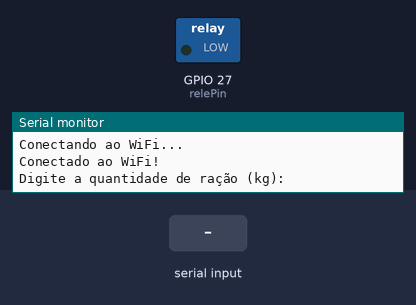
A sketch run on a simulated ESP32. Shown: switched loads named in the sketch (green lamp = pin HIGH), the last lines printed to the serial monitor. Inputs (shaded band) come from the test bench. WiFi joins after 1.5 s; servers stay silent unless stated; network time is answered at once with the bench clock; the local clock reads 2024-03-15 10:24:30 at power-on unless the sketch sets it.

Above: at 3.2 s.
3.3 s: "90,45\n" received over Serial
At 3.6 s:
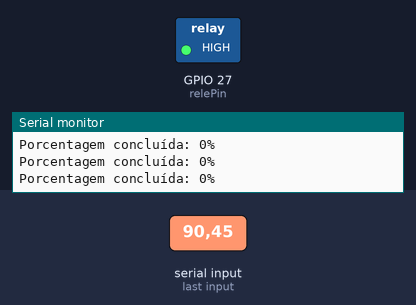
Timing chart, 0 to 6.3 s (numbered marks = the images above; inputs shaded):
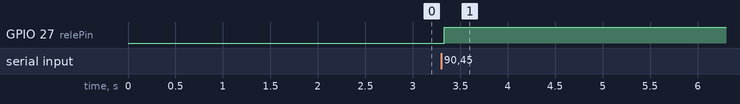

The sketch:

sketch_dec15a_copy_20231216124445.ino
```cpp
#include <WiFi.h>
#include <HTTPClient.h>
#include <NTPClient.h>
#include <WiFiUdp.h>

const char *ssid = "Marli";
const char *password = "Chacarabeijaflor@1975";
const char *sheetMonkeyURL = "https://api.sheetmonkey.io/form/fmkWMARMZDghhGNx7HgA28";
const int relePin = 27;  // Pino ao qual o relé está conectado
int tempoPara1Kg = 2000;  // Tempo em milissegundos para 1 kg

WiFiUDP ntpUDP;
NTPClient timeClient(ntpUDP, "pool.ntp.org");

void setup() {
  Serial.begin(115200);  // Inicia a comunicação serial para monitoramento
  pinMode(relePin, OUTPUT);  // Configura o pino do relé como saída

  // Conectar-se à rede WiFi
  WiFi.begin(ssid, password);
  while (WiFi.status() != WL_CONNECTED) {
    delay(1000);
    Serial.println("Conectando ao WiFi...");
  }
  Serial.println("Conectado ao WiFi!");

  // Inicializa o cliente de tempo (NTP)
  timeClient.begin();

  // Configuração do fuso horário do Brasil (GMT-3)
  timeClient.setTimeOffset(-3 * 3600);  // Ajuste de fuso horário em segundos
}

void loop() {
  // Lê a entrada do usuário e converte para um valor numérico
  int QUANTIDADE_DE_RACAO = -1;  // Inicializa com um valor inválido

  // Aguarda até que uma quantidade de ração válida seja inserida
  while (QUANTIDADE_DE_RACAO < 0) {
    Serial.print("Digite a quantidade de ração (kg): ");
    while (Serial.available() == 0) {
      // Aguarda a entrada do usuário
    }

    // Lê a entrada do usuário e converte para um valor numérico
    QUANTIDADE_DE_RACAO = Serial.parseInt();
  }

// Verifica se o valor é negativo
  if (QUANTIDADE_DE_RACAO < 0) {
    Serial.println("Valor inválido. Insira um valor positivo.");
    // Sai da função loop() imediatamente
    return;
  }


  // Restante do código continua apenas se a quantidade de ração for válida

  // Obtém a hora formatada
  timeClient.update(); // Atualiza a hora do servidor NTP
  String hora_da_dispercao = timeClient.getFormattedTime();

  // Calcula o tempo necessário com base na quantidade de kg
  int tempoNecessario = QUANTIDADE_DE_RACAO * tempoPara1Kg;

if (Serial.available() > 0) {
      String comando = Serial.readStringUntil('\n');
      if (comando == "abort") {
        Serial.println("Loop abortado devido ao comando de aborto.");
        digitalWrite(relePin, LOW);  // Desliga o relé
        return;
      }
  // Liga o relé
  digitalWrite(relePin, HIGH);
  Serial.println("Relé ligado.");

  // Contador de porcentagem
  for (int tempoDecorrido = 0; tempoDecorrido <= tempoNecessario; tempoDecorrido += 100) {
    // Ajusta os valores mínimo e máximo para evitar problemas com map
    int tempoDecorridoMapeado = map(tempoDecorrido, 0, tempoNecessario, 0, 100);
    int percentualConcluido = constrain(tempoDecorridoMapeado, 0, 100);

    Serial.print("Porcentagem concluída: ");
    Serial.print(percentualConcluido);
    Serial.println("%");

    delay(100);  // Aguarda 100 milissegundos entre as atualizações

    // Verifica se o comando de aborto foi recebido durante o loop

    }
  }

  // Desliga o relé
  digitalWrite(relePin, LOW);
  Serial.println("Relé desligado.");

  // Envia os dados para o Sheet Monkey via POST
  HTTPClient http;
  http.begin(sheetMonkeyURL);
  http.addHeader("Content-Type", "application/x-www-form-urlencoded");

  // Constrói o payload com a quantidade de ração e a hora atual
  String postData = "QUANTIDADE_DE_RACAO=" + String(QUANTIDADE_DE_RACAO) + " kg&hora_da_dispercao=" + hora_da_dispercao;

  int httpCode = http.POST(postData);

  if (httpCode > 0) {
    Serial.print("Resposta do servidor: ");
    Serial.println(http.getString());
  } else {
    Serial.println("Falha na requisição HTTP.");
  }

  http.end();

  // Aguarda um segundo antes de ler novamente
  delay(1000);
}
```

Measured:
- after the input at 3.3 s, GPIO 27 (relePin): LOW → HIGH at once
